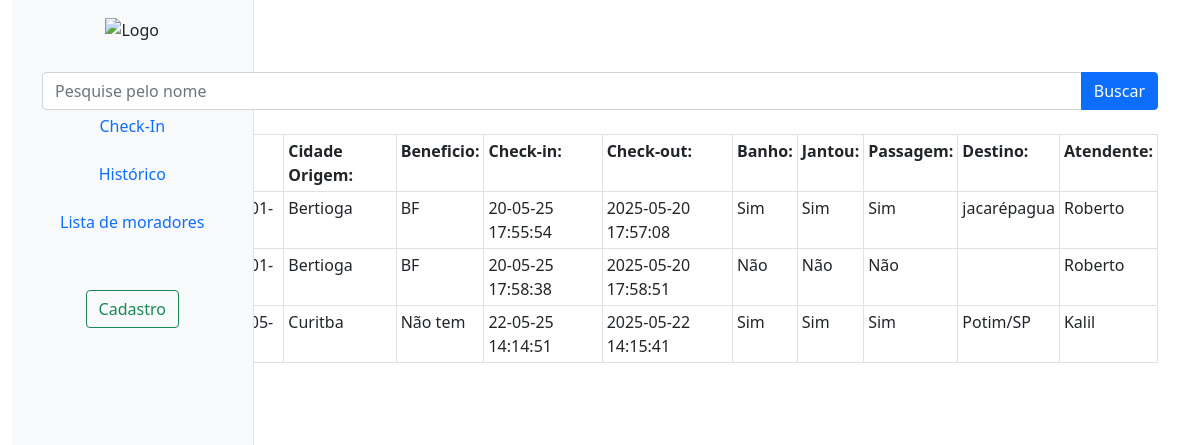
Page /checarlista.php on the earlier database version.
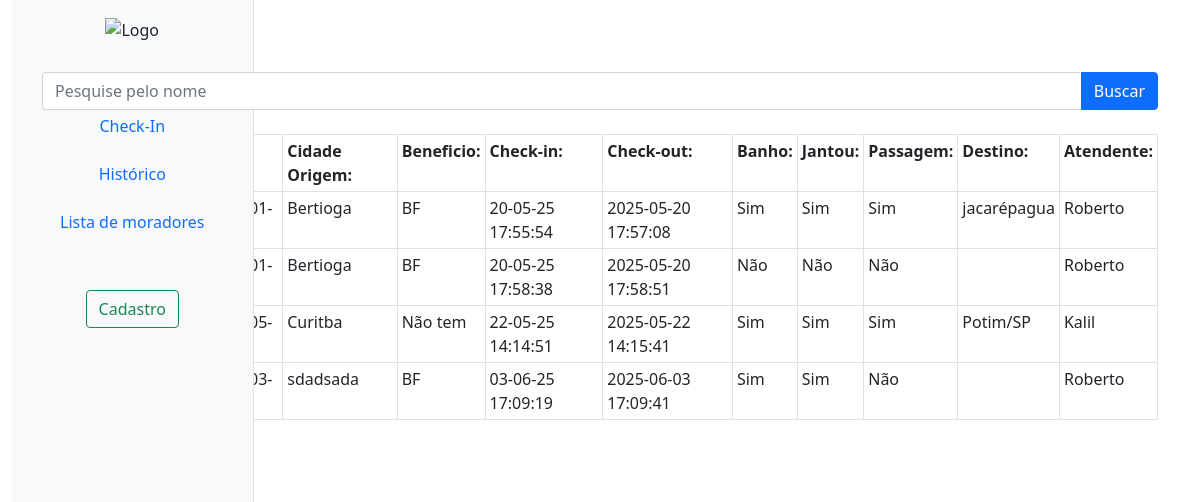
Same page on the later database version.
### tables this page shows
CREATE TABLE hospedagens(
    id INTEGER PRIMARY KEY AUTOINCREMENT,
    morador_id INTEGER,
    data_checkin TEXT,
    data_checkout TEXT,
    jantou TEXT,
    banho TEXT,
    passagem TEXT,
    destino TEXT,
    atendente TEXT,
    FOREIGN KEY (morador_id) REFERENCES moradores(id)
    );

CREATE TABLE moradores(
    id INTEGER PRIMARY KEY AUTOINCREMENT,
    nome TEXT NOT NULL,
    data_nasc TEXT NOT NULL,
    rg TEXT NOT NULL,
    cpf TEXT NOT NULL,
    cidade_origem TEXT NOT NULL,
    beneficio TEXT NOT NULL
    );

### checarlista.php (the view, shortened to what this page needs)
<?php
require 'Formularios/processo.php';
$pesquisa = $_GET['nome'] ?? '';
if($pesquisa){
  $stmt = $db->prepare("SELECT h.id AS hospedagens, h.banho, h.jantou, h.passagem, h.destino, h.atendente,
m.id AS morador_id, m.nome, m.data_nasc, m.rg, m.cpf, m.cidade_origem, m.beneficio, h.data_checkin, h.data_checkout
FROM moradores m
JOIN hospedagens h on m.id = h.morador_id
WHERE h.data_checkout IS NOT NULL and m.nome LIKE ?");
  $stmt->execute(["%$pesquisa%"]);
}
else{
$stmt = $db->prepare("SELECT h.id AS hospedagens, h.banho, h.jantou, h.passagem, h.destino, h.atendente,
m.id AS morador_id, m.nome, m.data_nasc, m.rg, m.cpf, m.cidade_origem, m.beneficio, h.data_checkin, h.data_checkout
FROM moradores m
JOIN hospedagens h on m.id = h.morador_id
WHERE h.data_checkout IS NOT NULL");
$stmt->execute();
}
$moradores = $stmt->fetchAll(PDO::FETCH_ASSOC);
?>
<!DOCTYPE html>
<html lang="pt-br">
    <head>
        <link href="https://cdn.jsdelivr.net/npm/bootstrap@5.0.2/dist/css/bootstrap.min.css" rel="stylesheet">
    </head>
    <body>
      <div class="container-fluid">
    <nav class="col-md d-none d-md-block bg-light sidebar vh-100 position-fixed border-end">
      <div class="position-sticky pt-3">
        <ul class="nav flex-column text-center">
          <li class="mb-3">
            <img src="https://www.aparecida.sp.gov.br/img/logo_rodape.png" class="img-fluid px-3" alt="Logo">
          </li>
        <li class="nav-item"><a href="index.html" class="nav-link px-2 mb-2 text-secondary">Home</a></li>
          <li class="nav-item"><a href="lista.php" class="nav-link px-2 mb-2">Check-In</a></li>
          <li class="nav-item"><a href="checarlista.php" class="nav-link px-2 mb-2">Histórico</a></li>
          <li class="nav-item"><a href="fazcheckin.php" class="nav-link px-5 mb-5">Lista de moradores</a></li>
          <li class="nav-item"><a href="cadmorador.html" class="btn btn-outline-success mb-5">Cadastro</a></li>
        </ul>
      </div>
      </nav>
      <div>
        <div class="container pt-3">
        <h1>Histórico</h1>
        <form method="get" action="">
          <div class="input-group">
          <input type="text" class="form-control" placeholder="Pesquise pelo nome" name="nome" value=<?php echo htmlspecialchars($pesquisa);?>>
          <button class="btn btn-primary" type="submit">Buscar</button>
          </div>
        </form><br>
        <?php if (count($moradores) > 0): ?>
        <table class="table table-bordered table-sm table-responsive">
            <tr>
                <th>Nome:</th>
                <th>Data Nasc:</th>
                <th>Cidade Origem:</th>
                <th>Beneficio:</th>
                <th>Check-in:</th>
                <th>Check-out:</th>
                <th>Banho:</th>
                <th>Jantou:</th>
                <th>Passagem:</th>
                <th>Destino:</th>
                <th>Atendente:</th>
            </tr>
            <?php foreach ($moradores as $m): ?>
                <tr>
                <td><?php echo ($m['nome'])?></td>
                <td><?php echo ($m['data_nasc'])?></td>
                <td><?php echo ($m['cidade_origem'])?></td>
                <td><?php echo ($m['beneficio'])?></td>
                <td><?php echo ($m['data_checkin'])?></td>
                <td><?php echo ($m['data_checkout'])?></td>
                <td><?php echo ($m['banho'])?></td>
                <td><?php echo ($m['jantou'])?></td>
                <td><?php echo ($m['passagem'])?></td>
                <td><?php echo ($m['destino'])?></td>
                <td><?php echo ($m['atendente'])?></td>
                </tr>
            <?php endforeach; ?>
        </table>
        <button onclick="exportarTabelaExcel()" class="btn btn-primary">Exportar para excel</button>
        </div>
        </div>
        </div>
        <?php endif; ?>
    </body>
    </html>

Differences in the rows shown:
added hospedagens: morador.cidade_origem "sdadsada", morador.beneficio "BF", data_checkin "03-06-25 17:09:19", data_checkout "2025-06-03 17:09:41", banho "Sim", jantou "Sim", passagem "Não", atendente "Roberto"
